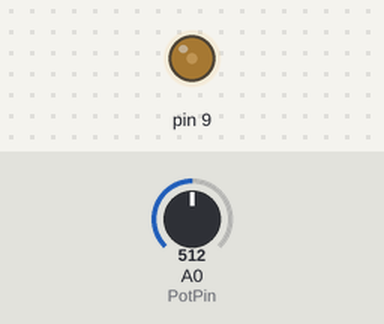
Simulated run of this sketch. Board: Arduino Uno, built with avr-gcc and run on an emulated ATmega328P. Shown: output pins drawn as LEDs (lit = HIGH). The test bench sets the inputs (shaded band); at power-on: A0 (PotPin) = 512. What the sketch prints to the serial monitor is not drawn.

Above: at 1.2 s.
1.3 s: A0 (PotPin) set to 716
At 2.1 s:
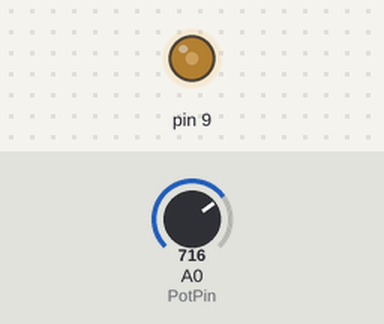
2.8 s: A0 (PotPin) set to 0
At 3.3 s:
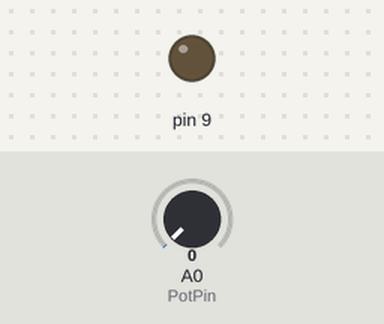
Timing chart, 0 to 5.8 s (numbered marks = the images above; inputs shaded):
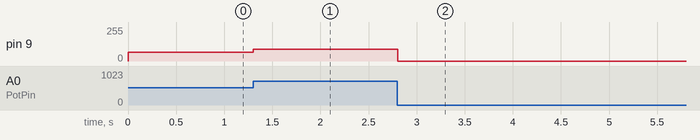

Measured:
- after the input at 1.3 s, pin 9: 64/255 → 89/255 at once
- after the input at 2.8 s, pin 9: 89/255 → 0/255 at once

The sketch:

Pot_PWM_Motor.ino
```cpp
int lectura = 0;    //variable utilizada para la velocidad
int PotPin = A0;        // selecciona el pin de entrada para el potenciometro
int divisor = 8;
int velocidad = 0;


void setup(){
  // declara el pin 9 como salida:
  pinMode(9, OUTPUT);
   Serial.begin(9600);

}

void loop()  {
  // aplica valor de la variable velocidad al pin 9:
  lectura = analogRead(PotPin);
  velocidad = lectura/divisor;
  analogWrite(9, velocidad);
  Serial.println(velocidad);


}
```
